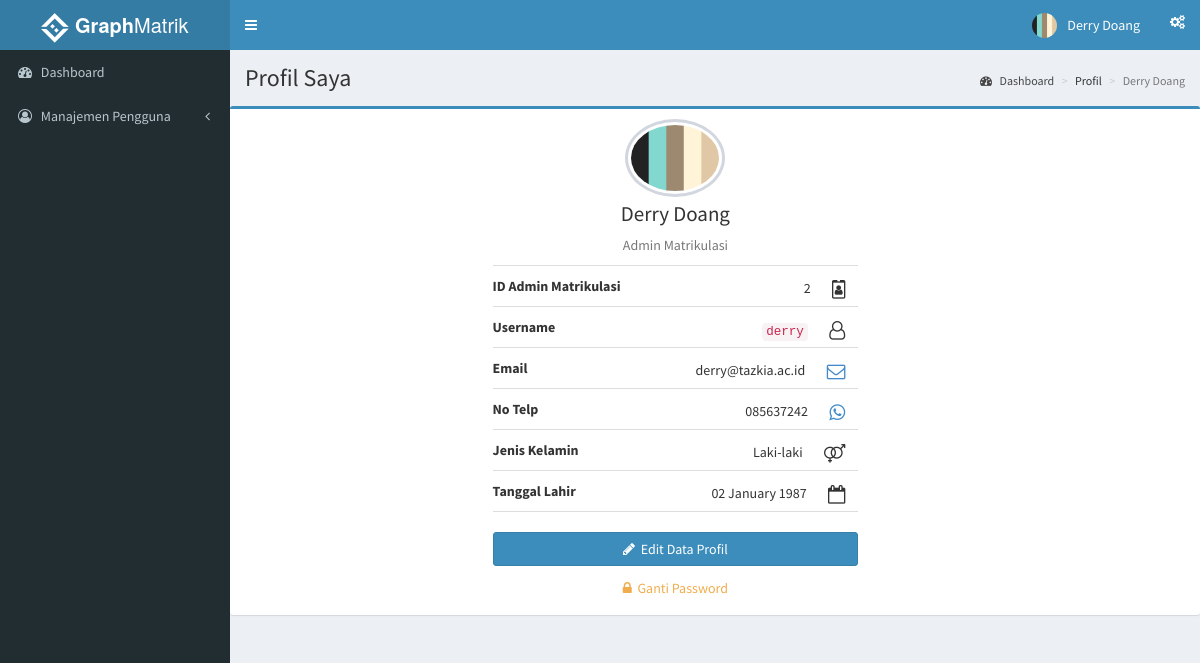
The page /index.php?page=profil (signed in) on the database its author committed.
### tables this page shows
CREATE TABLE `adminmatrik` (
  `id_adminmatrik` int(3) NOT NULL,
  `nama` varchar(35) NOT NULL,
  `telp` varchar(13) DEFAULT NULL,
  `email` varchar(35) DEFAULT NULL,
  `j_kelamin` varchar(15) NOT NULL,
  `tgl_lahir` date DEFAULT NULL,
  `id_user` int(11) DEFAULT NULL,
  `avatar` varchar(100) DEFAULT NULL
);

CREATE TABLE `users` (
  `id_user` int(11) NOT NULL,
  `username` varchar(30) NOT NULL,
  `password` varchar(50) NOT NULL,
  `level` int(11) NOT NULL
);

### functions.php (called while the page is built, shortened)
<?php
	function adminMatrikDetails($id){
		$ambildata = mysql_query("SELECT adminmatrik.*, users.username, users.password FROM adminmatrik, users WHERE users.id_user = $id");
			$ad = mysql_fetch_assoc($ambildata);
				$data[] = $ad;
				return $data;
	}
 ?>

### role/adminmatrik/profil.php (the view, shortened to what this page needs)
<?php
  include 'functions.php';
      $dataAdminMatrik = adminMatrikDetails($_SESSION['id_user']);
      foreach($dataAdminMatrik as $row){
 ?>
    <section class="content-header">
      <h1>
        Profil Saya
      </h1>
      <ol class="breadcrumb">
        <li><a href="/simon"><i class="fa fa-dashboard"></i> Dashboard</a></li>
        <li>Profil</li>
        <li class="active"><?php echo $row['nama'] ?></li>
      </ol>
    </section>
    <section class="content">
      <div class="row">
          <div class="box box-primary">
            <div class="box-body box-profile">
              <div class="col-md-3"></div>
              <div class="col-md-5">
              <a href="#ModalUploadAva" title="Klik untuk Ganti Foto Profil" data-toggle='modal'><img class="profile-user-img img-responsive img-circle" src=<?php echo "assets/img/user/".$row['avatar']; ?> alt="User profile picture"></a>
              <h3 class="profile-username text-center"><?php echo $_SESSION['nama']; ?></h3>
              <p class="text-muted text-center">Admin Matrikulasi</p>
              <ul class="list-group list-group-unbordered">
                <li class="list-group-item">
                  <b>ID Admin Matrikulasi</b> <div class="pull-right"><?php echo $row['id_adminmatrik']; ?>&nbsp;&nbsp;&nbsp;<span class="btn btn-secondary" href=""><i class="fa fa-id-badge fa-lg"></i></span></div>
                </li>
                <li class="list-group-item">
                  <b>Username</b> <div class="pull-right"><code><?php echo $row['username']; ?></code>&nbsp;&nbsp;&nbsp;<span class="btn btn-secondary" href=""><i class="fa fa-user-o fa-lg"></i></span></div>
                </li>
                <li class="list-group-item">
                  <b>Email</b> <div class="pull-right"><?php echo $row['email']; ?>&nbsp;&nbsp;&nbsp;<a class="btn btn-primary btn-outline" href=""><i class="fa fa-envelope-o fa-lg"></i></a></div>
                </li>
                <li class="list-group-item">
                  <b>No Telp</b> <div class="pull-right"><?php echo $row['telp']; ?>&nbsp;&nbsp;&nbsp;<a class="btn btn-primary btn-outline" href=""><i class="fa fa-whatsapp fa-lg"></i></a></div>
                </li>
                <li class="list-group-item">
                  <b>Jenis Kelamin</b> <div class="pull-right"><?php echo $row['j_kelamin']; ?>&nbsp;&nbsp;&nbsp;<span class="btn btn-secondary" href=""><i class="fa fa-venus-mars fa-lg"></i></span></div>
                </li>
                <li class="list-group-item">
                  <b>Tanggal Lahir</b> <div class="pull-right"><?php echo date('d F Y', strtotime($row['tgl_lahir'])); ?>&nbsp;&nbsp;&nbsp;<span class="btn btn-secondary" href=""><i class="fa fa-calendar-o fa-lg"></i></span></div>
                </li>
              </ul>
                <a href="index.php?page=editpembina&id=<?php echo $row['id_adminmatrik']; ?>" class='btn btn-primary btn-block'><i class='fa fa-pencil'></i>&nbsp;&nbsp;Edit Data Profil</a>
                <?php echo "<a href='#ModalGantiPass' class='btn btn-warning btn-outline btn-block' data-toggle='modal' data-href='action/hapus.php?&iduser=".$row['id_user']."'><i class='fa fa-lock'></i>&nbsp;&nbsp;Ganti Password</a>"; ?>
            </div>
          </div>
        </div>
        <?php } ?>
      </div>

### assets/css/style.css (style rules this page uses)
.btn-outline { background-color: transparent; color: inherit; transition: all .5s; }
.btn-primary.btn-outline { color: #428bca; }
.btn-warning.btn-outline { color: #f0ad4e; }

### rows shown on the page
adminmatrik: nama "Derry Doang", avatar (picture), id_adminmatrik "2", id_user.username "derry", email "derry@tazkia.ac.id", telp "085637242", j_kelamin "Laki-laki", tgl_lahir "02 January 1987"

### other values the page prints
$_SESSION['nama'] "Derry Doang"
